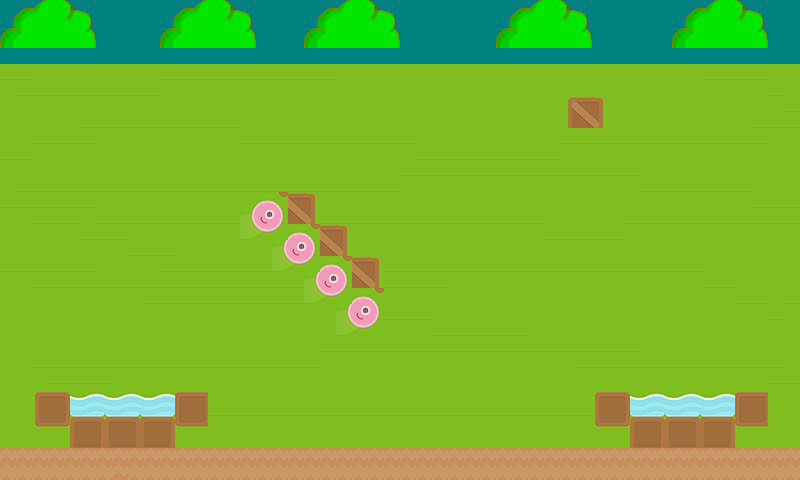

This is a level from a 2D game, rendered from its Tiled map with the project's own tilesets. A one-line summary and the map file follow, with tile-layer data summarised:
An orthogonal 50x30 tile map with 16x16 px tiles, 3 tile layers (Tile Layer 1, Tile Layer 2, Tile Layer 3), 2 tilesets and 53 objects (34x fixture, 18x object).

<map version="1.0" orientation="orthogonal" renderorder="right-down" width="50" height="30" tilewidth="16" tileheight="16" nextobjectid="60">
 <tileset firstgid="1" name="sample" tilewidth="16" tileheight="16">
  <image source="../assets/sample.png" width="770" height="560" />
 </tileset>
 <tileset firstgid="1681" name="Grasslands - By VicPlay" tilewidth="16" tileheight="16">
  <image source="../assets/Grasslands_By_VicPlay.PNG" width="320" height="320" />
 </tileset>
 <layer name="Tile Layer 1" width="50" height="30">
  <data>[1500 cells, 1500 non-empty, 15 distinct tile ids]</data>
 </layer>
 <layer name="Tile Layer 2" width="50" height="30">
  <data>[1500 cells, 98 non-empty, 46 distinct tile ids]</data>
 </layer>
 <layer name="Tile Layer 3" width="50" height="30">
  <data>[1500 cells, 233 non-empty, 36 distinct tile ids]</data>
 </layer>
 <objectgroup name="Object Layer 1">
  <!-- 53 objects omitted --></objectgroup>
</map>
<!-- 53 of 53 objects omitted -->
